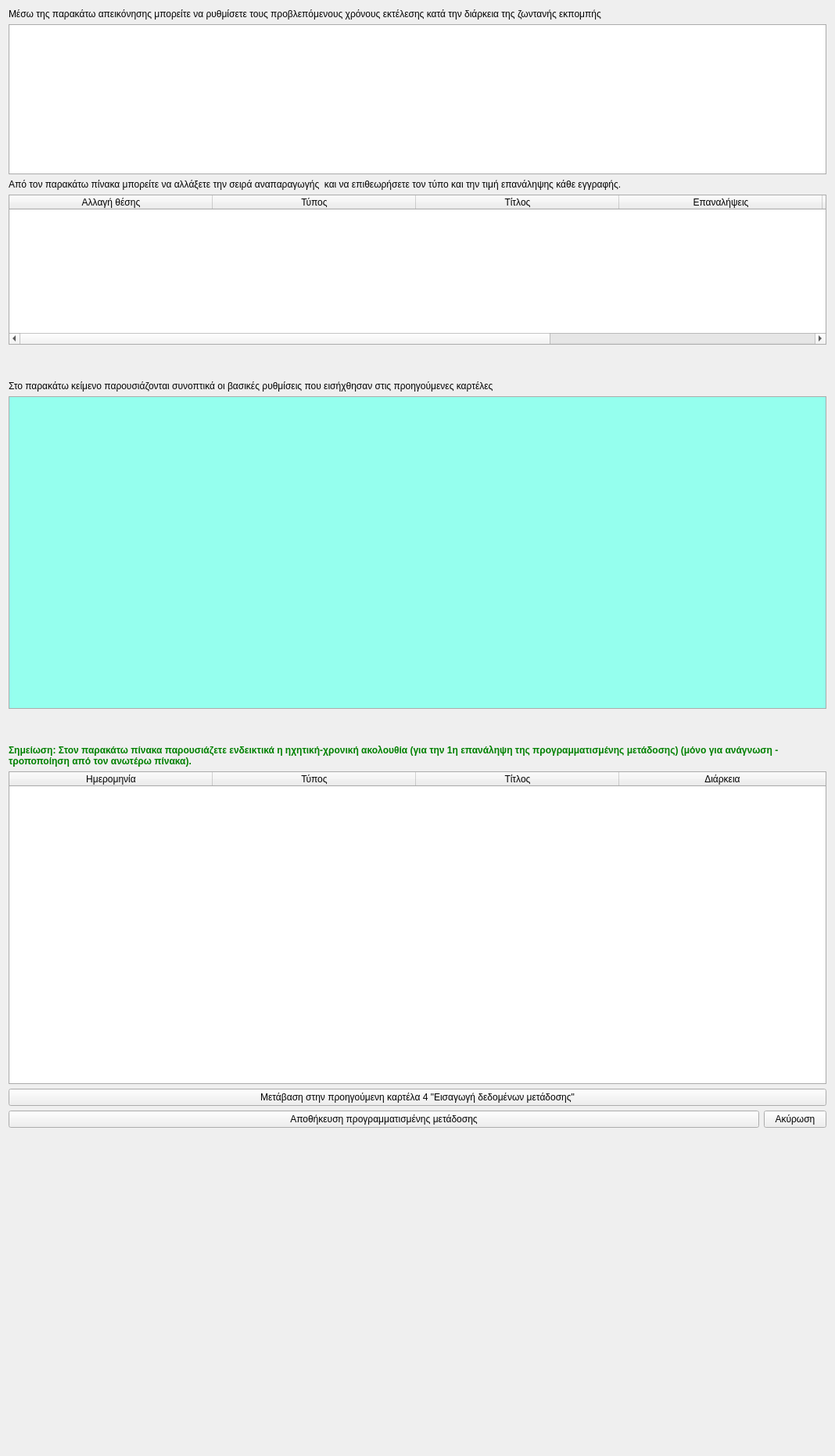
         <widget class="QWidget" name="tab_5">
          <attribute name="title">
           <string>5. Επιλογή θέσης, ανασκόπηση επιλογών και αποθήκευση</string>
          </attribute>
          <layout class="QGridLayout" name="gridLayout_24">
           <item row="2" column="0">
            <widget class="QLabel" name="choose_position_table_instruction_label">
             <property name="text">
              <string>Από τον παρακάτω πίνακα μπορείτε να αλλάξετε την σειρά αναπαραγωγής  και να επιθεωρήσετε τον τύπο και την τιμή επανάληψης κάθε εγγραφής.</string>
             </property>
            </widget>
           </item>
           <item row="7" column="0">
            <spacer name="verticalSpacer_6">
             <property name="orientation">
              <enum>Qt::Vertical</enum>
             </property>
             <property name="sizeType">
              <enum>QSizePolicy::Fixed</enum>
             </property>
             <property name="sizeHint" stdset="0">
              <size>
               <width>1038</width>
               <height>40</height>
              </size>
             </property>
            </spacer>
           </item>
           <item row="4" column="0">
            <spacer name="verticalSpacer_5">
             <property name="orientation">
              <enum>Qt::Vertical</enum>
             </property>
             <property name="sizeType">
              <enum>QSizePolicy::Fixed</enum>
             </property>
             <property name="sizeHint" stdset="0">
              <size>
               <width>20</width>
               <height>40</height>
              </size>
             </property>
            </spacer>
           </item>
           <item row="9" column="0">
            <widget class="QTableWidget" name="review_table">
             <property name="minimumSize">
              <size>
               <width>0</width>
               <height>400</height>
              </size>
             </property>
             <property name="styleSheet">
              <string notr="true">QTableWidget{border:1px solid #ABABAB;}</string>
             </property>
             <property name="editTriggers">
              <set>QAbstractItemView::NoEditTriggers</set>
             </property>
             <property name="alternatingRowColors">
              <bool>true</bool>
             </property>
             <property name="selectionMode">
              <enum>QAbstractItemView::SingleSelection</enum>
             </property>
             <property name="selectionBehavior">
              <enum>QAbstractItemView::SelectRows</enum>
             </property>
             <property name="sortingEnabled">
              <bool>false</bool>
             </property>
             <property name="rowCount">
              <number>0</number>
             </property>
             <attribute name="horizontalHeaderCascadingSectionResizes">
              <bool>false</bool>
             </attribute>
             <attribute name="horizontalHeaderMinimumSectionSize">
              <number>260</number>
             </attribute>
             <attribute name="horizontalHeaderHighlightSections">
              <bool>false</bool>
             </attribute>
             <attribute name="horizontalHeaderShowSortIndicator" stdset="0">
              <bool>false</bool>
             </attribute>
             <attribute name="horizontalHeaderStretchLastSection">
              <bool>true</bool>
             </attribute>
             <attribute name="verticalHeaderHighlightSections">
              <bool>false</bool>
             </attribute>
             <column>
              <property name="text">
               <string>Ημερομηνία</string>
              </property>
             </column>
             <column>
              <property name="text">
               <string>Τύπος</string>
              </property>
             </column>
             <column>
              <property name="text">
               <string>Τίτλος</string>
              </property>
             </column>
             <column>
              <property name="text">
               <string>Διάρκεια</string>
              </property>
             </column>
            </widget>
           </item>
           <item row="6" column="0">
            <widget class="QPlainTextEdit" name="review_text">
             <property name="minimumSize">
              <size>
               <width>0</width>
               <height>400</height>
              </size>
             </property>
             <property name="styleSheet">
              <string notr="true">QPlainTextEdit{
    background-color:rgb(149, 255, 238);
    border:1px solid #ABABAB;
}</string>
             </property>
             <property name="readOnly">
              <bool>true</bool>
             </property>
            </widget>
           </item>
           <item row="12" column="0">
            <spacer name="verticalSpacer_7">
             <property name="orientation">
              <enum>Qt::Vertical</enum>
             </property>
             <property name="sizeHint" stdset="0">
              <size>
               <width>1046</width>
               <height>409</height>
              </size>
             </property>
            </spacer>
           </item>
           <item row="10" column="0">
            <widget class="QPushButton" name="go_from_5_to_4">
             <property name="sizePolicy">
              <sizepolicy hsizetype="Minimum" vsizetype="Maximum">
               <horstretch>0</horstretch>
               <verstretch>0</verstretch>
              </sizepolicy>
             </property>
             <property name="minimumSize">
              <size>
               <width>0</width>
               <height>0</height>
              </size>
             </property>
             <property name="text">
              <string>Μετάβαση στην προηγούμενη καρτέλα 4 &quot;Εισαγωγή δεδομένων μετάδοσης&quot;</string>
             </property>
            </widget>
           </item>
           <item row="1" column="0">
            <widget class="QGraphicsView" name="graphicsView">
             <property name="styleSheet">
              <string notr="true">QGraphicsView{border:1px solid #ABABAB;}</string>
             </property>
            </widget>
           </item>
           <item row="0" column="0">
            <widget class="QLabel" name="graphicsView_instruction_label">
             <property name="text">
              <string>Μέσω της παρακάτω απεικόνησης μπορείτε να ρυθμίσετε τους προβλεπόμενους χρόνους εκτέλεσης κατά την διάρκεια της ζωντανής εκπομπής</string>
             </property>
            </widget>
           </item>
           <item row="3" column="0">
            <widget class="QTableWidget" name="choose_position_table">
             <property name="styleSheet">
              <string notr="true">QTableWidget{border:1px solid #ABABAB;}</string>
             </property>
             <property name="editTriggers">
              <set>QAbstractItemView::NoEditTriggers</set>
             </property>
             <property name="alternatingRowColors">
              <bool>true</bool>
             </property>
             <property name="selectionMode">
              <enum>QAbstractItemView::SingleSelection</enum>
             </property>
             <property name="selectionBehavior">
              <enum>QAbstractItemView::SelectRows</enum>
             </property>
             <property name="sortingEnabled">
              <bool>false</bool>
             </property>
             <property name="rowCount">
              <number>0</number>
             </property>
             <attribute name="horizontalHeaderCascadingSectionResizes">
              <bool>false</bool>
             </attribute>
             <attribute name="horizontalHeaderMinimumSectionSize">
              <number>260</number>
             </attribute>
             <attribute name="horizontalHeaderHighlightSections">
              <bool>false</bool>
             </attribute>
             <attribute name="horizontalHeaderShowSortIndicator" stdset="0">
              <bool>false</bool>
             </attribute>
             <attribute name="horizontalHeaderStretchLastSection">
              <bool>true</bool>
             </attribute>
             <attribute name="verticalHeaderHighlightSections">
              <bool>false</bool>
             </attribute>
             <column>
              <property name="text">
               <string>Αλλαγή θέσης</string>
              </property>
             </column>
             <column>
              <property name="text">
               <string>Τύπος</string>
              </property>
             </column>
             <column>
              <property name="text">
               <string>Τίτλος</string>
              </property>
             </column>
             <column>
              <property name="text">
               <string>Επαναλήψεις</string>
              </property>
             </column>
             <column>
              <property name="text">
               <string>Επιπρόσθετα στοιχεία</string>
              </property>
             </column>
             <column>
              <property name="text">
               <string>Αφαίρεση</string>
              </property>
             </column>
            </widget>
           </item>
           <item row="8" column="0">
            <widget class="QLabel" name="label_76">
             <property name="styleSheet">
              <string notr="true">QLabel{font-weight:bold;color:green;}</string>
             </property>
             <property name="text">
              <string>Σημείωση: Στον παρακάτω πίνακα παρουσιάζετε ενδεικτικά η ηχητική-χρονική ακολουθία (για την 1η επανάληψη της προγραμματισμένης μετάδοσης) (μόνο για ανάγνωση - τροποποίηση από τον ανωτέρω πίνακα).</string>
             </property>
             <property name="wordWrap">
              <bool>true</bool>
             </property>
            </widget>
           </item>
           <item row="11" column="0">
            <widget class="QFrame" name="frame_15">
             <property name="minimumSize">
              <size>
               <width>0</width>
               <height>0</height>
              </size>
             </property>
             <property name="styleSheet">
              <string notr="true">QFrame{border:none;}</string>
             </property>
             <property name="frameShape">
              <enum>QFrame::StyledPanel</enum>
             </property>
             <property name="frameShadow">
              <enum>QFrame::Raised</enum>
             </property>
             <layout class="QHBoxLayout" name="horizontalLayout_6">
              <property name="leftMargin">
               <number>0</number>
              </property>
              <property name="topMargin">
               <number>0</number>
              </property>
              <property name="rightMargin">
               <number>0</number>
              </property>
              <property name="bottomMargin">
               <number>0</number>
              </property>
              <item>
               <widget class="QPushButton" name="save">
                <property name="sizePolicy">
                 <sizepolicy hsizetype="Expanding" vsizetype="Maximum">
                  <horstretch>0</horstretch>
                  <verstretch>0</verstretch>
                 </sizepolicy>
                </property>
                <property name="minimumSize">
                 <size>
                  <width>0</width>
                  <height>0</height>
                 </size>
                </property>
                <property name="text">
                 <string>Αποθήκευση προγραμματισμένης μετάδοσης</string>
                </property>
                <property name="icon">
                 <iconset resource="../../../icons.qrc">
                  <normaloff>:/rest-windows/assets/images/rest-windows/save.png</normaloff>:/rest-windows/assets/images/rest-windows/save.png</iconset>
                </property>
               </widget>
              </item>
              <item>
               <widget class="QPushButton" name="cancel">
                <property name="sizePolicy">
                 <sizepolicy hsizetype="Minimum" vsizetype="Maximum">
                  <horstretch>0</horstretch>
                  <verstretch>0</verstretch>
                 </sizepolicy>
                </property>
                <property name="minimumSize">
                 <size>
                  <width>0</width>
                  <height>0</height>
                 </size>
                </property>
                <property name="text">
                 <string>Ακύρωση</string>
                </property>
               </widget>
              </item>
             </layout>
            </widget>
           </item>
           <item row="5" column="0">
            <widget class="QLabel" name="label_68">
             <property name="text">
              <string>Στο παρακάτω κείμενο παρουσιάζονται συνοπτικά οι βασικές ρυθμίσεις που εισήχθησαν στις προηγούμενες καρτέλες</string>
             </property>
            </widget>
           </item>
          </layout>
         </widget>
